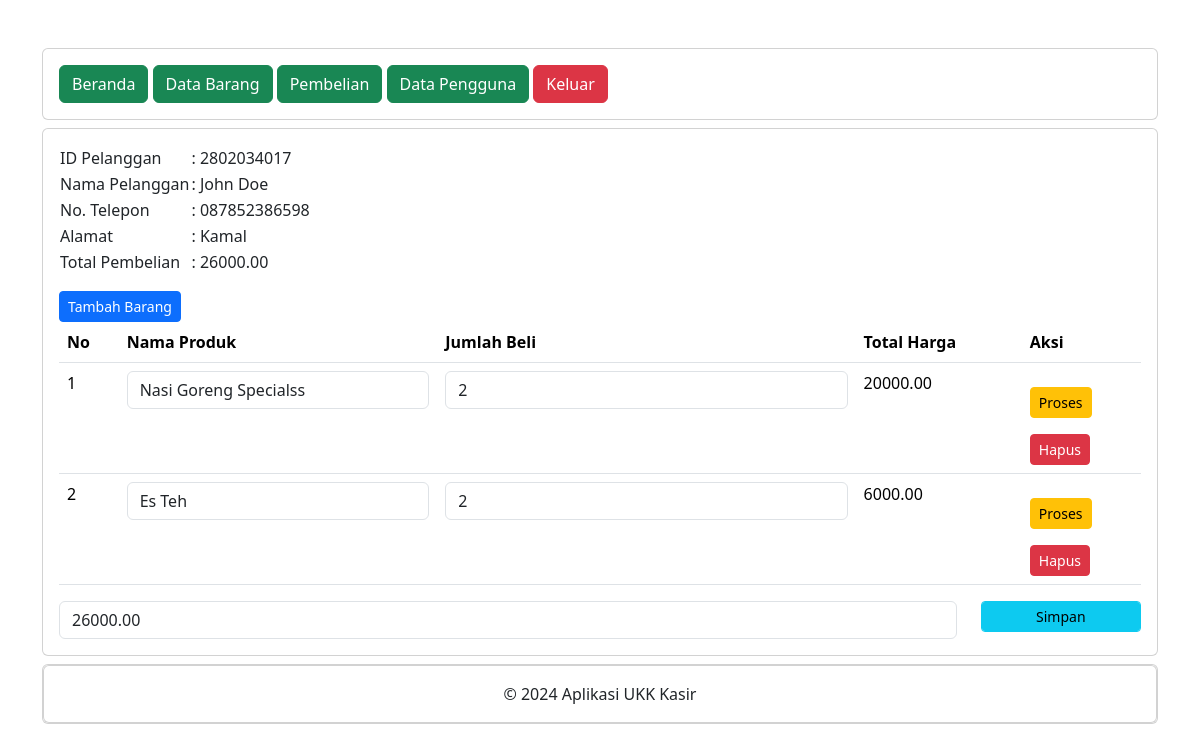
Screenshot of /administrator/detail_pembelian.php?id_pelanggan=2802034017 (signed in) with the database file from the repository.
### tables this page shows
CREATE TABLE `penjualan` (
  `penjualan_id` int(11) NOT NULL,
  `tanggal_penjualan` date NOT NULL,
  `total_harga` decimal(10,2) NOT NULL,
  `id_pelanggan` int(11) UNSIGNED NOT NULL
);

CREATE TABLE `pelanggan` (
  `id_pelanggan` int(11) UNSIGNED NOT NULL,
  `nama_pelanggan` varchar(255) NOT NULL,
  `alamat` text NOT NULL,
  `nomor_telepon` varchar(255) NOT NULL
);

CREATE TABLE `detailpenjualan` (
  `id_detail` int(11) NOT NULL,
  `id_penjualan` int(11) NOT NULL,
  `id_produk` int(11) NOT NULL,
  `jumlah_produk` int(11) NOT NULL,
  `subtotal` decimal(10,2) NOT NULL
);

CREATE TABLE `produk` (
  `id_produk` int(11) NOT NULL,
  `nama_produk` varchar(255) NOT NULL,
  `harga` decimal(10,2) NOT NULL,
  `stok` int(11) NOT NULL
);

### administrator/detail_pembelian.php (the view, shortened to what this page needs)
<?php
include 'header.php';
include 'navbar.php';
?>
<div class="card mt-2">
  <div class="card-body">
    <?php
    include '../koneksi.php';
    $id_pelangggan = $_GET['id_pelanggan'];
    $data = mysqli_query($koneksi, "SELECT * FROM pelanggan INNER JOIN penjualan ON pelanggan.id_pelanggan=penjualan.id_pelanggan");
    while ($d = mysqli_fetch_array($data)) : ?>
      <?php if ($d['id_pelanggan'] == $id_pelangggan) : ?>
      <table>
        <tr>
          <td>ID Pelanggan</td>
          <td>: <?php echo $d['id_pelanggan']; ?></td>
        </tr>
        <tr>
          <td>Nama Pelanggan</td>
          <td>: <?php echo $d['nama_pelanggan']; ?></td>
        </tr>
        <tr>
          <td>No. Telepon</td>
          <td>: <?php echo $d['nomor_telepon']; ?></td>
        </tr>
        <tr>
          <td>Alamat</td>
          <td>: <?php echo $d['alamat']; ?></td>
        </tr>
        <tr>
          <td>Total Pembelian</td>
          <td>: <?php echo $d['total_harga']; ?></td>
        </tr>
      </table>
      <form action="tambah_detail_penjualan.php" method="post">
        <button type="submit" class="btn btn-primary btn-sm mt-3">Tambah Barang</button>
      </form>
      <table class="table">
        <thead>
          <tr>
            <th>No</th>
            <th>Nama Produk</th>
            <th>Jumlah Beli</th>
            <th>Total Harga</th>
            <th>Aksi</th>
          </tr>
        </thead>
        <tbody>
          <?php
          include '../koneksi.php';
          $nos = 1;
          $detailpenjualan = mysqli_query($koneksi, "SELECT * FROM detailpenjualan");
          while ($d_detailpenjualan = mysqli_fetch_array($detailpenjualan)) : ?>
            <?php if ($d_detailpenjualan['id_penjualan'] == $d['penjualan_id']) : ?>
            <tr>
              <td><?php echo $nos++; ?></td>
              <td>
                <form action="simpan_barang_beli.php" method="post">
                  <div class="form-group">
                    <select name="id_produk" id="id_produk" class="form-control" onchange="this.form.submit()">
                      <?php
                      include '../koneksi.php';
                      $produk = mysqli_query($koneksi, "SELECT * FROM produk");
                      while ($d_produk = mysqli_fetch_array($produk)) : ?>
                        <?php if ($d_produk['stok'] == 0) { ?>
                        <?php } else { ?>
                        <option value="<?php echo $d_produk['id_produk']; ?>" <?php if ($d_produk['id_produk'] == $d_detailpenjualan['id_produk']) { echo "selected"; } ?>><?php echo $d_produk['nama_produk']; ?></option>
                        <?php } ?>
                      <?php endwhile ?>
                    </select>
                  </div>
                </form>
              </td>
              <td>
                <form action="hitung_subtotal.php" method="post">
                  <div class="form-group">
                    <input type="number" name="jumlah_produk" value="<?php echo $d_detailpenjualan['jumlah_produk']; ?>" class="form-control">
                  </div>
                <td><?php echo $d_detailpenjualan['subtotal']; ?></td>
                <td>
                  <button type="submit" class="btn btn-warning btn-sm mt-3">Proses</button>
                </form>
                <form action="hapus_detail_pembelian.php" method="post">
                  <button type="submit" class="btn btn-danger btn-sm mt-3">Hapus</button>
                </form>
              </td>
            </tr>
            <?php endif ?>
          <?php endwhile ?>
        </tbody>
      </table>
      <form action="simpan_total_harga.php" method="post">
        <?php
        include '../koneksi.php';
        $detailpenjualan = mysqli_query($koneksi, "SELECT SUM(subtotal) AS total_harga FROM detailpenjualan WHERE id_penjualan='$d[penjualan_id]'");
        $row = mysqli_fetch_assoc($detailpenjualan);
        $sum = $row['total_harga'];
        ?>
        <div class="row">
          <div class="col-sm-10">
            <div class="form-group">
              <input type="number" class="form-control" name="total_harga" value="<?php echo $sum; ?>" readonly>
            </div>
          </div>
          <div class="col-sm-2">
            <div class="form-group">
              <button type="submit" class="btn btn-info btn-sm form-control">Simpan</button>
            </div>
          </div>
        </div>
      </form>
      <?php endif ?>
    <?php endwhile ?>
  </div>
</div>
<?php
include 'footer.php';
?>

### administrator/header.php (shortened to what this page needs)
<!DOCTYPE html>
<html lang="en">
<head>
  <link href="https://cdn.jsdelivr.net/npm/bootstrap@5.3.2/dist/css/bootstrap.min.css" rel="stylesheet">
</head>
<body>
  <div class="container">
    <div class="content">

### administrator/navbar.php
<header class="card mt-5">
  <nav class="card-body">
    <a href="index.php" class="btn btn-success">Beranda</a>
    <a href="data_barang.php" class="btn btn-success">Data Barang</a>
    <a href="pembelian.php" class="btn btn-success">Pembelian</a>
    <a href="data_pengguna.php" class="btn btn-success">Data Pengguna</a>
    <a href="../logout.php" class="btn btn-danger">Keluar</a>
  </nav>
</header>

### administrator/footer.php (shortened to what this page needs)
      <div class="card mt-2 mb-5">
        <div class="card">
          <div class="card-body text-center">&copy; 2024 Aplikasi UKK Kasir</div>
        </div>
      </div>
    </div>
  </div>
</body>
</html>

### rows the page displays
penjualan: id_pelanggan "2802034017", id_pelanggan.nama_pelanggan "John Doe", id_pelanggan.nomor_telepon "087852386598", id_pelanggan.alamat "Kamal", total_harga "26000.00"
detailpenjualan: id_produk "Nasi Goreng Specialss", jumlah_produk "2", subtotal "20000.00"
detailpenjualan: id_produk "Es Teh", jumlah_produk "2", subtotal "6000.00"
